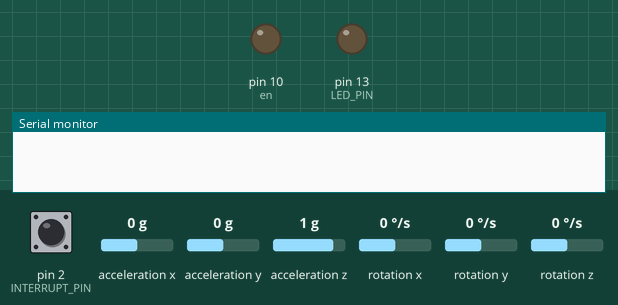
This sketch was run on a simulated Arduino Uno, built with avr-gcc and run on an emulated ATmega328P. On the bench: output pins drawn as LEDs (lit = HIGH), the last lines printed to the serial monitor. The test bench sets the inputs (shaded band); at power-on: pin 2 (INTERRUPT_PIN) LOW, acceleration x 0 g, acceleration y 0 g, acceleration z 1 g, rotation x 0 °/s, rotation y 0 °/s, rotation z 0 °/s. The sensor or clock chip raises its interrupt line as the real part does.

Above: at 0.1 s.
At 0.6 s:
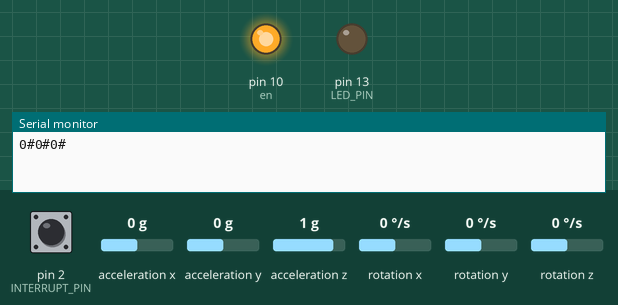
Timing chart, 0 to 2.1 s (numbered marks = the images above):
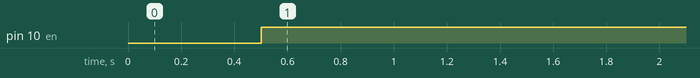

Measured:
- by itself, pin 10 (en): LOW → HIGH at 0.50 s

The sketch:

485tes.ino
```cpp
#include "I2Cdev.h"
#include "MPU6050_6Axis_MotionApps_V6_12.h"

#if I2CDEV_IMPLEMENTATION == I2CDEV_ARDUINO_WIRE
#include "Wire.h"
#endif
MPU6050 mpu;
#define OUTPUT_READABLE_YAWPITCHROLL

#define INTERRUPT_PIN 2  // use pin 2 on Arduino Uno & most boards
#define LED_PIN 13 // (Arduino is 13, Teensy is 11, Teensy++ is 6)
bool blinkState = false;

bool dmpReady = false;  // set true if DMP init was successful
uint8_t mpuIntStatus;   // holds actual interrupt status byte from MPU
uint8_t devStatus;      // return status after each device operation (0 = success, !0 = error)
uint16_t packetSize;    // expected DMP packet size (default is 42 bytes)
uint16_t fifoCount;     // count of all bytes currently in FIFO
uint8_t fifoBuffer[64]; // FIFO storage buffer

Quaternion q;           // [w, x, y, z]         quaternion container
VectorInt16 aa;         // [x, y, z]            accel sensor measurements
VectorInt16 gy;         // [x, y, z]            gyro sensor measurements
VectorInt16 aaReal;     // [x, y, z]            gravity-free accel sensor measurements
VectorInt16 aaWorld;    // [x, y, z]            world-frame accel sensor measurements
VectorFloat gravity;    // [x, y, z]            gravity vector
float euler[3];         // [psi, theta, phi]    Euler angle container
float ypr[3];           // [yaw, pitch, roll]   yaw/pitch/roll container and gravity vector

// packet structure for InvenSense teapot demo
volatile bool mpuInterrupt = false;     // indicates whether MPU interrupt pin has gone high

int yaw = 0, pitch = 0, roll = 0;

#include <SoftwareSerial.h>
#define en   10   // connected to RS485 Enable pin

SoftwareSerial k (9, 11);
int ofset[6] = {1460,  1732, 2631, 96, -14,  35}; // ax,ay,az,gx,gy,gz


void setup() {
  pinMode(en, OUTPUT);
  k.begin(9600);
  Serial.begin(9600);
  pinMode(LED_PIN, OUTPUT);

#if I2CDEV_IMPLEMENTATION == I2CDEV_ARDUINO_WIRE
  Wire.begin();
  Wire.setClock(400000); // 400kHz I2C clock. Comment this line if having compilation difficulties
#elif I2CDEV_IMPLEMENTATION == I2CDEV_BUILTIN_FASTWIRE
  Fastwire::setup(400, true);
#endif

  mpu.initialize();
  pinMode(INTERRUPT_PIN, INPUT);
  devStatus = mpu.dmpInitialize();

  // ax,ay,az,gx,gy,gz

  mpu.setXAccelOffset(ofset[0]);
  mpu.setYAccelOffset(ofset[1]);
  mpu.setZAccelOffset(ofset[2]);
  mpu.setXGyroOffset(ofset[3]);
  mpu.setYGyroOffset(ofset[4]);
  mpu.setZGyroOffset(ofset[5]);

  if (devStatus == 0) {
    mpu.CalibrateAccel(6);
    mpu.CalibrateGyro(6);
    mpu.PrintActiveOffsets();
    mpu.setDMPEnabled(true);

    attachInterrupt(digitalPinToInterrupt(INTERRUPT_PIN), dmpDataReady, RISING);
    mpuIntStatus = mpu.getIntStatus();
    dmpReady = true;

    packetSize = mpu.dmpGetFIFOPacketSize();
  } else {}

}
unsigned long waktu = millis();;

void loop() {
  digitalWrite(en, HIGH);
  if (!dmpReady) return;
  if (mpu.dmpGetCurrentFIFOPacket(fifoBuffer)) { // Get the Latest packet

#ifdef OUTPUT_READABLE_YAWPITCHROLL
    mpu.dmpGetQuaternion(&q, fifoBuffer);
    mpu.dmpGetGravity(&gravity, &q);
    mpu.dmpGetYawPitchRoll(ypr, &q, &gravity);
    yaw = ypr[0] * 180 / M_PI;
    pitch = ypr[1] * 180 / M_PI;
    roll = ypr[2] * 180 / M_PI;
    // kirimBT();
    if ( millis() - waktu > 500) {
      k.print("ypr#");
      k.print(yaw);
      k.print("#");
      k.print(pitch);
      k.print("#");
      k.print(roll);
      k.print("#");
      k.print("\n");
      k.flush();
      //      Serial.print("ypr#");
      //      Serial.print(ypr[0] * 180 / M_PI);
      //      Serial.print("#");
      //      Serial.print(ypr[1] * 180 / M_PI);
      //      Serial.print("#");
      //      Serial.println(ypr[2] * 180 / M_PI);Serial.print("ypr#");
      Serial.print(yaw);
      Serial.print("#");
      Serial.print(pitch);
      Serial.print("#");
      Serial.print(roll);
      Serial.print("#");
      Serial.print("\n");
      Serial.flush();


      waktu = millis();
    }
#endif


  }
}
void dmpDataReady() {
  mpuInterrupt = true;
}

void kirimBT() {
  if (waktu - millis() > 2500) {
    k.print("ypr#");
    k.print(ypr[0] * 180 / M_PI);
    k.print("#");
    k.print(ypr[1] * 180 / M_PI);
    k.print("#");
    k.print(ypr[2] * 180 / M_PI);
    k.print("#");
    k.println();
    k.flush();
    waktu = millis();
  }
}
void printSerial() {
  if (waktu - millis() > 1000) {
    Serial.print("ypr#");
    Serial.print(ypr[0] * 180 / M_PI);
    Serial.print("#");
    Serial.print(ypr[1] * 180 / M_PI);
    Serial.print("#");
    Serial.print(ypr[2] * 180 / M_PI);
    Serial.print("#");
    Serial.println();
    Serial.flush();
    waktu = millis();
  }
}
```
